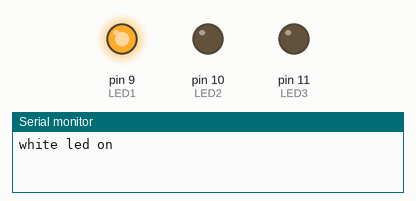
This sketch was run on a simulated Arduino Uno, built with avr-gcc and run on an emulated ATmega328P. Shown: output pins drawn as LEDs (lit = HIGH), the last lines printed to the serial monitor.

Above: at 0.5 s.
At 3.0 s:
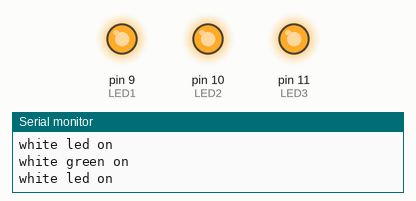
At 7.5 s:
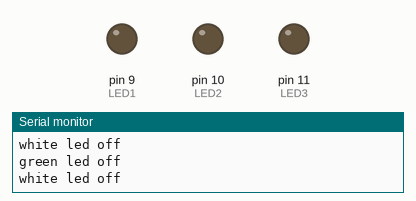
At 10.5 s:
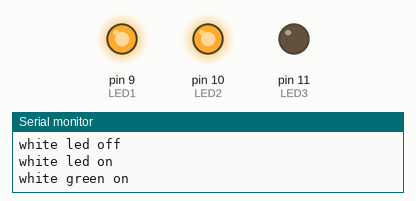
Timing chart, 0 to 11.7 s (numbered marks = the images above):
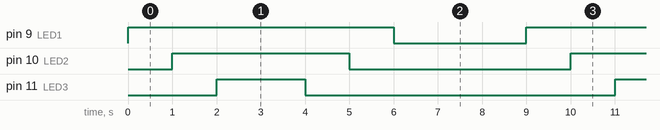

Measured:
- by itself, pin 9 (LED1): alternates HIGH for 6.0 s and LOW for 3.0 s
- by itself, pin 10 (LED2): alternates HIGH for 4.0 s and LOW for 5.0 s
- by itself, pin 11 (LED3): alternates HIGH for 2.0 s and LOW for 7.0 s

The sketch:

ledblink.ino
```cpp
int LED1=9;//white
int LED2=10;//green
//int LED4=12;
int LED3=11;//white
void setup(){
  Serial.begin(9600);
  pinMode(LED1,OUTPUT);
   pinMode(LED2,OUTPUT);
    pinMode(LED3,OUTPUT);
      //pinMode(LED4,OUTPUT);
}
void loop(){
  digitalWrite(LED1,HIGH);
  Serial.println("white led on");
  delay(1000);
  digitalWrite(LED2,HIGH);
  //digitalWrite(LED4,HIGH);
  Serial.println("white green on");
  delay(1000);
digitalWrite(LED3,HIGH);
Serial.println("white led on");
  delay(2000);
digitalWrite(LED3,LOW);
Serial.println("white led off");
  delay(1000);
digitalWrite(LED2,LOW);
Serial.println("green led off");
  delay(1000);
digitalWrite(LED1,LOW);
Serial.println("white led off");
  delay(3000);
}
```
